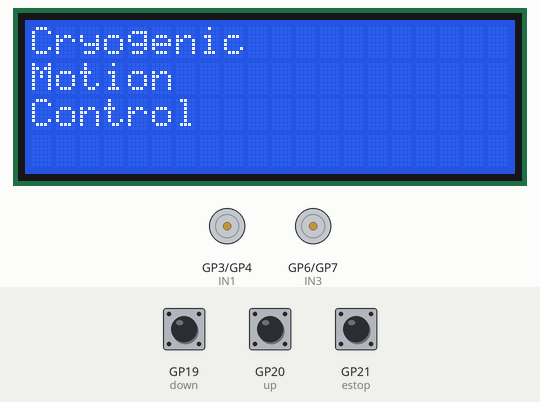
Recording of a program running on a simulated Raspberry Pi Pico running MicroPython. Shown: 20×4 character LCD, motor-driver pin pairs drawn as motors (green arrow = first pin HIGH = forward, orange = second pin HIGH = backward, longer = more drive, scaled by the enable pin). The test bench sets the inputs (shaded band); at power-on: GP19 (down) HIGH, GP20 (up) HIGH, GP21 (estop) HIGH. Library files of the repository ran but are not shown: pico_i2c_lcd.py; what the program prints to the serial console is not drawn.

Above: at 1.2 s.
1.3 s: GP19 (down) pulled LOW for 1 s
At 2.0 s:
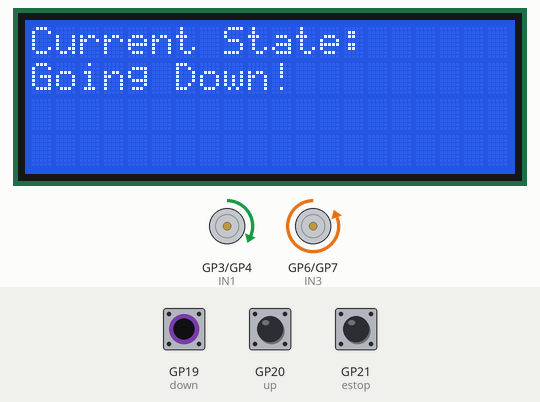
3.8 s: GP20 (up) pulled LOW for 1 s
At 4.7 s:
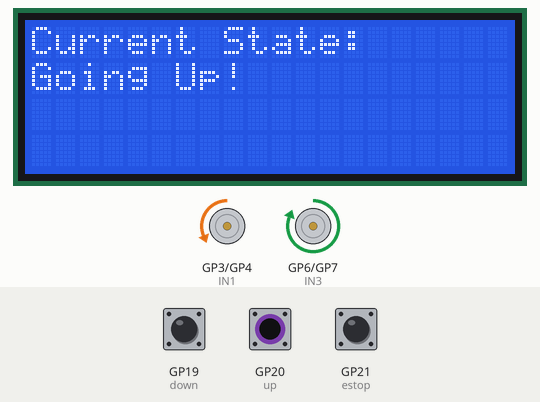
6.8 s: GP21 (estop) pulled LOW for 3.2 s
At 8.3 s:
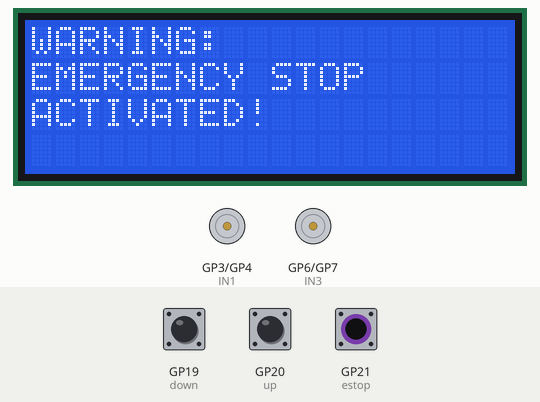
13.0 s: GP19 (down) pulled LOW for 0.15 s
At 13.5 s:
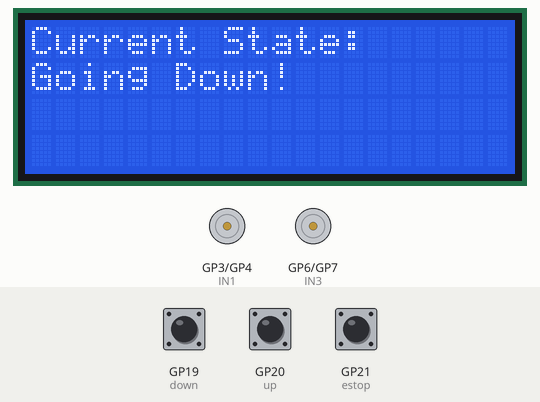
14.6 s: GP20 (up) pulled LOW for 0.15 s
At 15.1 s:
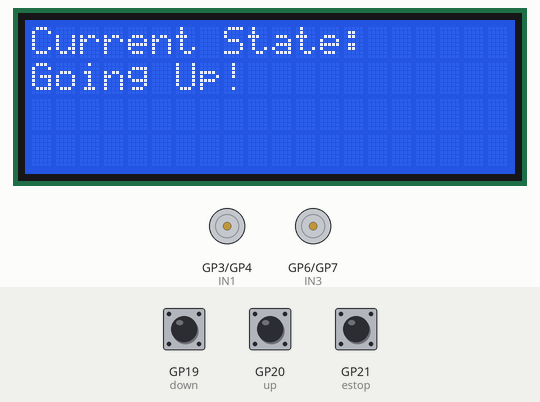
16.2 s: GP20 (up) pulled LOW for 3.2 s
Timing chart, 0 to 19.2 s (numbered marks = the images above; inputs shaded):
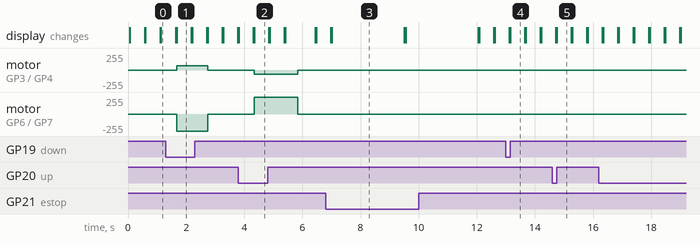

Measured:
- after the input at 1.3 s, motor on GP3 (IN1) / GP4 (IN2): stopped → forward 66/255 after 0.37 s, → stopped 1.1 s later; motor on GP6 (IN3) / GP7 (IN4): stopped → backward 255/255 after 0.37 s, → stopped 1.1 s later; the display: first differs from a run without the input after 0.37 s (image 1)
- after the input at 3.8 s, motor on GP3 (IN1) / GP4 (IN2): stopped → backward 66/255 after 0.54 s, → stopped 1.5 s later; motor on GP6 (IN3) / GP7 (IN4): stopped → forward 255/255 after 0.54 s, → stopped 1.5 s later; the display: first differs from a run without the input after 0.54 s (image 2)
- after the input at 6.8 s, the display: first differs from a run without the input after 0.21 s (image 3)
- after the input at 13.0 s, the display: first differs from a run without the input after 0.16 s (image 4)
- after the input at 14.6 s, the display: first differs from a run without the input after 0.16 s (image 5)
- what the display in image 1 shows lasts 0.5 s, from 1.7 s to 2.2 s
- what the display in image 3 shows lasts 2.5 s, from 7.0 s to 9.5 s

The program:

main.py
```python
from machine import ADC, Pin, I2C, PWM
import uasyncio as asyncio
from pico_i2c_lcd import I2cLcd

# Assign buttons to pins
estop = Pin(21, Pin.IN, Pin.PULL_UP)
up = Pin(20, Pin.IN, Pin.PULL_UP)
down = Pin(19, Pin.IN, Pin.PULL_UP)

# Indicates button state
button = 0 # 0 = nothing, 1 = emergency stop, 2 = up, 3 = down

# Controls button activation
async def buttons():
    global button
    while True:
        if estop.value() == 0:
            print("EMERGENCY STOP")
            button = 1
        elif up.value() == 0:
            print("UP")
            button = 2
        elif down.value() == 0:
            print("DOWN")
            button = 3
        else:
            button = 0
        await asyncio.sleep(0.1)

# Creates i2c and lcd objects
i2c = I2C(1, sda=Pin(26), scl=Pin(27), freq=400000)
I2C_ADDR = i2c.scan()[0]
lcd = I2cLcd(i2c, I2C_ADDR, 4, 20)

# Controls screen
async def screen():
    while True:
        lcd.hide_cursor()
        if button == 0: # Default
            lcd.putstr("Cryogenic" + "\n" + "Motion" + "\n" +"Control")
        elif button == 1: # Stop
            lcd.putstr("WARNING:" + "\n" + "EMERGENCY STOP" + "\n" + "ACTIVATED!")
            await asyncio.sleep(2)
        elif button == 2: # Up
            lcd.putstr("Current State:" + "\n" + "Going Up!")
        elif button == 3: # Down
            lcd.putstr("Current State:" + "\n" + "Going Down!")
        await asyncio.sleep(0.5)
        lcd.clear()

# Motor settings
# Motor A
IN1 = Pin(3, Pin.OUT)
IN2 = Pin(4, Pin.OUT)

# Motor B
IN3 = Pin(6, Pin.OUT)
IN4 = Pin(7, Pin.OUT)

speedA = PWM(Pin(2))
speedB = PWM(Pin(8))
speedA.freq(1000)
speedB.freq(1000)

# Controls motors
async def motor_control():
    while True:
        if button == 0: # Default
            IN1.low()
            IN2.low()
            IN3.low()
            IN4.low()
        elif button == 1: # Stop
            IN1.low()
            IN2.low()
            IN3.low()
            IN4.low()
            break
        elif button == 2: # Up
            speedA.duty_u16(17000) # Duty cycles account for incorrect wrong motor
            speedB.duty_u16(65535)
            IN1.low()
            IN2.high()
            IN3.high()
            IN4.low()
            await asyncio.sleep(1)
        elif button == 3: # Down
            speedA.duty_u16(17000)
            speedB.duty_u16(65535)
            IN1.high()
            IN2.low()
            IN3.low()
            IN4.high()
            await asyncio.sleep(0.5)
        await asyncio.sleep(0.5)

# MAIN FUNCTION #
async def main():
    asyncio.create_task(buttons())
    asyncio.create_task(screen())
    asyncio.create_task(motor_control())
    await asyncio.sleep(10000)

asyncio.run(main())
```
